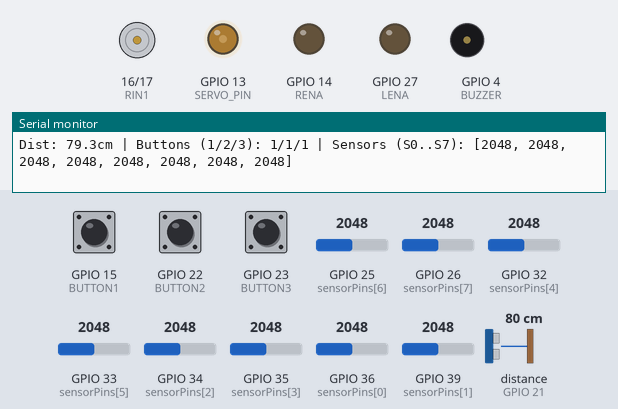
Bench run of a sketch on a simulated ESP32. Parts: motor-driver pin pairs drawn as motors (green arrow = first pin HIGH = forward, orange = second pin HIGH = backward, longer = more drive), output pins drawn as LEDs (lit = HIGH), buzzer (waves = sounding, pin HIGH), the last lines printed to the serial monitor. Wiring (inferred from the names in the program): ultrasonic range finder: trigger GPIO 5; echo GPIO 21. The inputs (shaded band) are chosen by the test bench; at power-on: GPIO 15 (BUTTON1) HIGH, GPIO 22 (BUTTON2) HIGH, GPIO 23 (BUTTON3) HIGH, GPIO 25 (sensorPins[6]) = 2048, GPIO 26 (sensorPins[7]) = 2048, GPIO 32 (sensorPins[4]) = 2048, GPIO 33 (sensorPins[5]) = 2048, GPIO 34 (sensorPins[2]) = 2048, GPIO 35 (sensorPins[3]) = 2048, GPIO 36 (sensorPins[0]) = 2048, GPIO 39 (sensorPins[1]) = 2048, distance to the obstacle (sensor on GPIO 21) 80 cm. The echo pulse lasts 58.3 µs per cm; pins used as bus, display or sensor lines are not drawn.

Above: at 3.4 s.
3.5 s: GPIO 15 (BUTTON1) pulled LOW for 0.35 s
At 3.91 s:
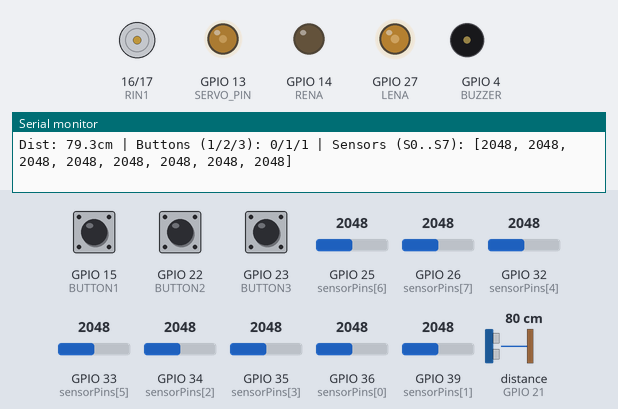
5.5 s: GPIO 22 (BUTTON2) pulled LOW for 0.35 s
At 5.77 s:
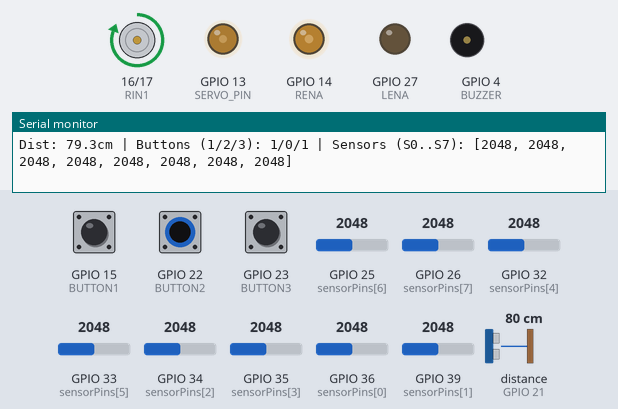
7.4 s: GPIO 23 (BUTTON3) pulled LOW for 0.35 s
At 7.63 s:
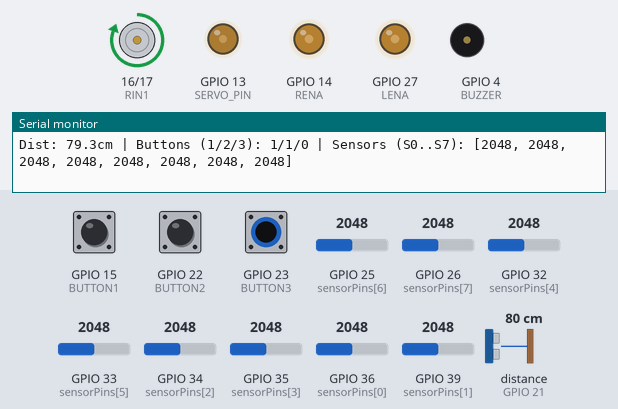
9.2 s: GPIO 23 (BUTTON3) pulled LOW for 3.2 s
At 13.5 s:
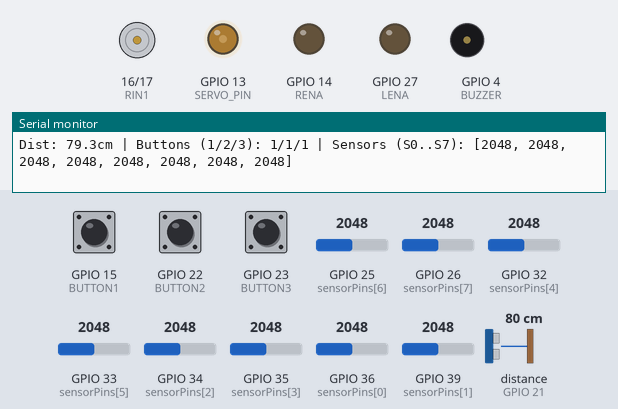
13.9 s: GPIO 15 (BUTTON1) pulled LOW for 1 s
At 14.7 s:
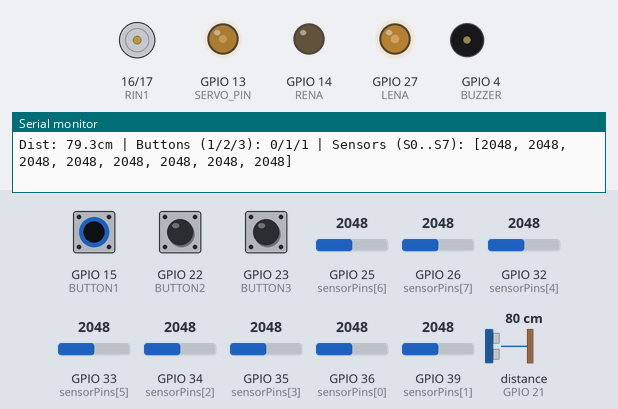
16.4 s: GPIO 15 (BUTTON1) pulled LOW for 3.2 s
At 20.5 s:
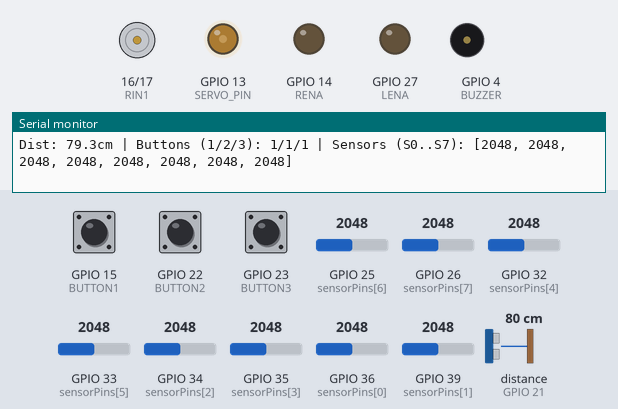
Timing chart, 0 to 22.0 s (numbered marks = the images above; inputs shaded):
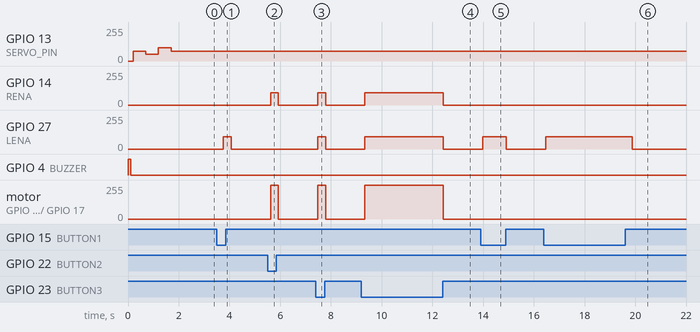

Measured:
- after the input at 3.5 s, GPIO 27 (LENA): 0/255 → 93/255 after 0.26 s, → 0/255 0.31 s later
- after the input at 5.5 s, GPIO 14 (RENA): 0/255 → 93/255 after 0.12 s, → 0/255 0.31 s later; motor on GPIO 16 (RIN1) / GPIO 17 (RIN2): stopped → forward 255/255 after 0.12 s, → stopped 0.31 s later
- after the input at 7.4 s, GPIO 14 (RENA), GPIO 27 (LENA): 0/255 → 93/255 after 0.08 s, → 0/255 0.31 s later; motor on GPIO 16 (RIN1) / GPIO 17 (RIN2): stopped → forward 255/255 after 0.08 s, → stopped 0.31 s later
- after the input at 9.2 s, GPIO 14 (RENA), GPIO 27 (LENA): 0/255 → 93/255 after 0.14 s, → 0/255 3.1 s later; motor on GPIO 16 (RIN1) / GPIO 17 (RIN2): stopped → forward 255/255 after 0.14 s, → stopped 3.1 s later
- after the input at 13.9 s, GPIO 27 (LENA): 0/255 → 93/255 after 0.09 s, → 0/255 0.93 s later
- after the input at 16.4 s, GPIO 27 (LENA): 0/255 → 93/255 after 0.07 s, → 0/255 3.4 s later

The sketch:

HardwareTest.ino
```cpp
#include <Arduino.h>

// ==================== CẤU HÌNH CHÂN (MỚI) ====================
// Động cơ L298N
#define RIN1 16
#define RIN2 17
#define RENA 14
#define LIN1 18
#define LIN2 19
#define LENA 27

// Nút nhấn & Còi
#define BUTTON1 15  // SW1
#define BUTTON2 22  // SW2 (Mới)
#define BUTTON3 23  // SW3 (Mới)
#define BUZZER 4

// Siêu âm & Servo
#define TRIG_PIN 5
#define ECHO_PIN 21
#define SERVO_PIN 13

// Cảm biến Line
const uint8_t sensorPins[8] = {36, 39, 34, 35, 32, 33, 25, 26};

// ==================== KHỞI TẠO HÀM ====================
void writeServo(int angle) {
  // Bản đồ góc (0-180) sang độ rộng xung 14-bit (1638-7864) ở tần số 50Hz
  int duty = map(angle, 0, 180, 1638, 7864);
  ledcWrite(SERVO_PIN, duty);
}

void beep(int ms) {
  digitalWrite(BUZZER, HIGH);
  delay(ms);
  digitalWrite(BUZZER, LOW);
}

void setup() {
  Serial.begin(115200);

  // Còi & Nút bấm
  pinMode(BUZZER, OUTPUT);
  pinMode(BUTTON1, INPUT_PULLUP);
  pinMode(BUTTON2, INPUT_PULLUP);
  pinMode(BUTTON3, INPUT_PULLUP);

  // Động cơ
  pinMode(LIN1, OUTPUT);
  pinMode(LIN2, OUTPUT);
  pinMode(RIN1, OUTPUT);
  pinMode(RIN2, OUTPUT);
  digitalWrite(LIN1, LOW);
  digitalWrite(LIN2, LOW);
  digitalWrite(RIN1, LOW);
  digitalWrite(RIN2, LOW);

  // Khởi tạo PWM Động cơ (Core v3.x)
  ledcAttach(LENA, 2000, 12); // Tần số 2kHz, Độ phân giải 12-bit (0-4095)
  ledcAttach(RENA, 2000, 12);

  // Cảm biến siêu âm
  pinMode(TRIG_PIN, OUTPUT);
  pinMode(ECHO_PIN, INPUT);
  digitalWrite(TRIG_PIN, LOW);

  // Khởi tạo Servo (Tần số 50Hz, Độ phân giải 14-bit)
  ledcAttach(SERVO_PIN, 50, 14);

  // Bíp chào mừng
  beep(100);
  delay(100);

  // Test quét Servo
  Serial.println("[SERVO] Dang test quet Servo...");
  writeServo(90);  // Giữa
  delay(500);
  writeServo(45);  // Trái
  delay(500);
  writeServo(135); // Phải
  delay(500);
  writeServo(90);  // Trở lại giữa
  delay(500);
  Serial.println("[SYSTEM] San sang kiem tra!");
}

void loop() {
  // 1. Đọc khoảng cách siêu âm
  digitalWrite(TRIG_PIN, LOW);
  delayMicroseconds(2);
  digitalWrite(TRIG_PIN, HIGH);
  delayMicroseconds(10);
  digitalWrite(TRIG_PIN, LOW);
  long duration = pulseIn(ECHO_PIN, HIGH, 30000);
  float distance = (duration > 0) ? (duration * 0.034 / 2.0) : 999.0;

  // 2. Đọc trạng thái nút nhấn (0 = NHẤN, 1 = THẢ)
  int sw1 = digitalRead(BUTTON1);
  int sw2 = digitalRead(BUTTON2);
  int sw3 = digitalRead(BUTTON3);

  // 3. Đọc giá trị Analog của 8 cảm biến dò line
  int lineValues[8];
  for (int i = 0; i < 8; i++) {
    lineValues[i] = analogRead(sensorPins[i]);
  }

  // 4. In toàn bộ log ra Serial Monitor
  Serial.print("Dist: ");
  if (distance >= 999.0) Serial.print("MAX  ");
  else { Serial.print(distance, 1); Serial.print("cm "); }

  Serial.print("| Buttons (1/2/3): ");
  Serial.print(sw1 == LOW ? "0" : "1"); Serial.print("/");
  Serial.print(sw2 == LOW ? "0" : "1"); Serial.print("/");
  Serial.print(sw3 == LOW ? "0" : "1"); Serial.print(" ");

  Serial.print("| Sensors (S0..S7): [");
  for (int i = 0; i < 8; i++) {
    Serial.print(lineValues[i]);
    if (i < 7) Serial.print(", ");
  }
  Serial.println("]");

  // 5. Điều khiển Motor test dựa vào nút nhấn
  // Nhấn nút nào thì motor tương ứng quay tiến với tốc độ ~35% (1500/4095)
  if (sw1 == LOW && sw2 == HIGH && sw3 == HIGH) {
    // Chỉ nhấn SW1 -> Chạy xích động cơ TRÁI
    digitalWrite(LIN1, HIGH);
    digitalWrite(LIN2, LOW);
    ledcWrite(LENA, 1500);

    digitalWrite(RIN1, LOW);
    digitalWrite(RIN2, LOW);
    ledcWrite(RENA, 0);
  }
  else if (sw2 == LOW && sw1 == HIGH && sw3 == HIGH) {
    // Chỉ nhấn SW2 -> Chạy xích động cơ PHẢI
    digitalWrite(LIN1, LOW);
    digitalWrite(LIN2, LOW);
    ledcWrite(LENA, 0);

    digitalWrite(RIN1, HIGH);
    digitalWrite(RIN2, LOW);
    ledcWrite(RENA, 1500);
  }
  else if (sw3 == LOW) {
    // Nhấn SW3 -> Chạy cả HAI động cơ
    digitalWrite(LIN1, HIGH);
    digitalWrite(LIN2, LOW);
    ledcWrite(LENA, 1500);

    digitalWrite(RIN1, HIGH);
    digitalWrite(RIN2, LOW);
    ledcWrite(RENA, 1500);
  }
  else {
    // Không nhấn nút nào -> Dừng toàn bộ động cơ
    digitalWrite(LIN1, LOW);
    digitalWrite(LIN2, LOW);
    ledcWrite(LENA, 0);

    digitalWrite(RIN1, LOW);
    digitalWrite(RIN2, LOW);
    ledcWrite(RENA, 0);
  }

  delay(300); // Chu kỳ cập nhật log 300ms
}
```
